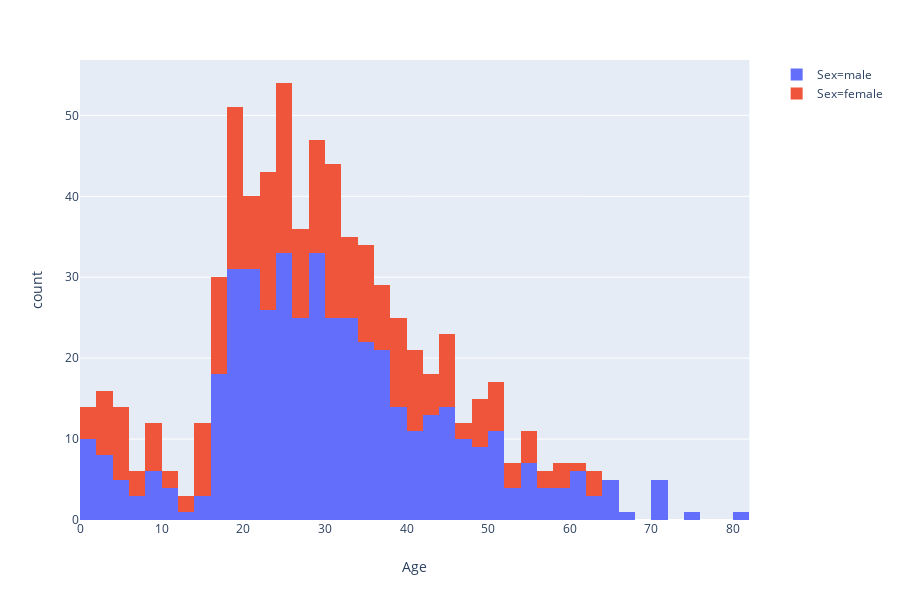

Notebook cell for this chart:
### Code cell
#ANS
px.histogram(df, x="Age", color="Sex",)

### Figure 1 — Plotly figure (JSON) as saved in the notebook; plotly's stock layout.template omitted (floating-point values rounded to 4 significant figures; data arrays with more than 128 entries replaced by an {"elided": "..."} marker saying what was removed)
{"data": [{"alignmentgroup": "True", "bingroup": "x", "hoverlabel": {"namelength": 0}, "hovertemplate": "Sex=male<br>Age=%{x}<br>count=%{y}", "legendgroup": "Sex=male", "marker": {"color": "#636efa"}, "name": "Sex=male", "offsetgroup": "Sex=male", "orientation": "v", "showlegend": true, "type": "histogram", "x": {"elided": "577 float values"}, "xaxis": "x", "yaxis": "y"}, {"alignmentgroup": "True", "bingroup": "x", "hoverlabel": {"namelength": 0}, "hovertemplate": "Sex=female<br>Age=%{x}<br>count=%{y}", "legendgroup": "Sex=female", "marker": {"color": "#EF553B"}, "name": "Sex=female", "offsetgroup": "Sex=female", "orientation": "v", "showlegend": true, "type": "histogram", "x": {"elided": "314 float values"}, "xaxis": "x", "yaxis": "y"}], "layout": {"barmode": "relative", "height": 600, "legend": {"tracegroupgap": 0}, "margin": {"t": 60}, "xaxis": {"anchor": "y", "domain": [0, 0.98], "title": {"text": "Age"}}, "yaxis": {"anchor": "x", "domain": [0, 1], "title": {"text": "count"}}}}
